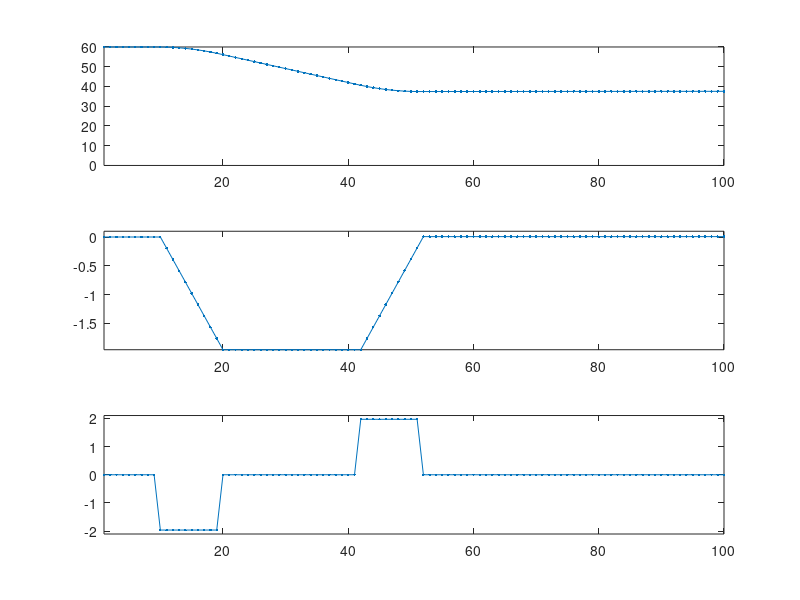

Source code (MATLAB):
G=9.8;      %[m/ss]

v0=60/3.6;  %[m/s]
v3=30/3.6;  %[m/s]
a_min=-0.2*G;%[m/ss]
J_min=-2.0; %[m/sss]
J_max=+2.0; %[m/sss]
DeltaT=0.1; %[s]

v=v0;
a=0;
J=0;

histSize=100;
figure(1);
hist=zeros(histSize,3);
trig_i=10;
base_i=0;
state=0;

for i=1:histSize
    if( i==trig_i )        
        state=state+1;
        switch(state)
            case 1
                k01=ceil(a_min/(J_min*DeltaT));
                T01=k01*DeltaT;
                J01=a_min/T01;

                J=J01;
                base_i=i;
                trig_i=i+k01;

            case 2
                a12=a;
                v1 =v;

                T23d=-a_min/J_max;
                v2d =v3-a12*T23d - 1/2 * J_min * T23d^2;
                k12 =floor((v2d-v1)/(a12*DeltaT));

                J=0;
                base_i=i;
                trig_i=i+k12;

            case 3
                v2=v;

                k23=ceil(-a12/(J_max*DeltaT));
                T23=k23*DeltaT;
                J23=-2/T23^2*(v3-v-a*T23);

                base_i=i;
                trig_i=i+k23;
                J=J23;

            case 4
                J=0;                
        end
    end
    if( state==3 )
        t=(i-base_i)*DeltaT;
        J23=-2/(T23-t)^2*(v3-v-a*(T23-t));
        %J=J23;
    end

    %Save Current State
    hist(i,:)=[v,a,J];

    %Update Plant State
    a=a+DeltaT*J;
    v=v+DeltaT*a;    

    % Plot 
    subplot(3,1,1);
    plot((1:i)',hist(1:i,1)*3.6,'.-');
    axis([1,histSize,0,60]);

    subplot(3,1,2);
    plot((1:i)',hist(1:i,2),'.-');
    axis([1,histSize,a_min,0.1]);

    subplot(3,1,3);
    plot((1:i)',hist(1:i,3),'.-');
    axis([1,histSize,J_min-0.1,J_max+0.1]);
    drawnow;
end



